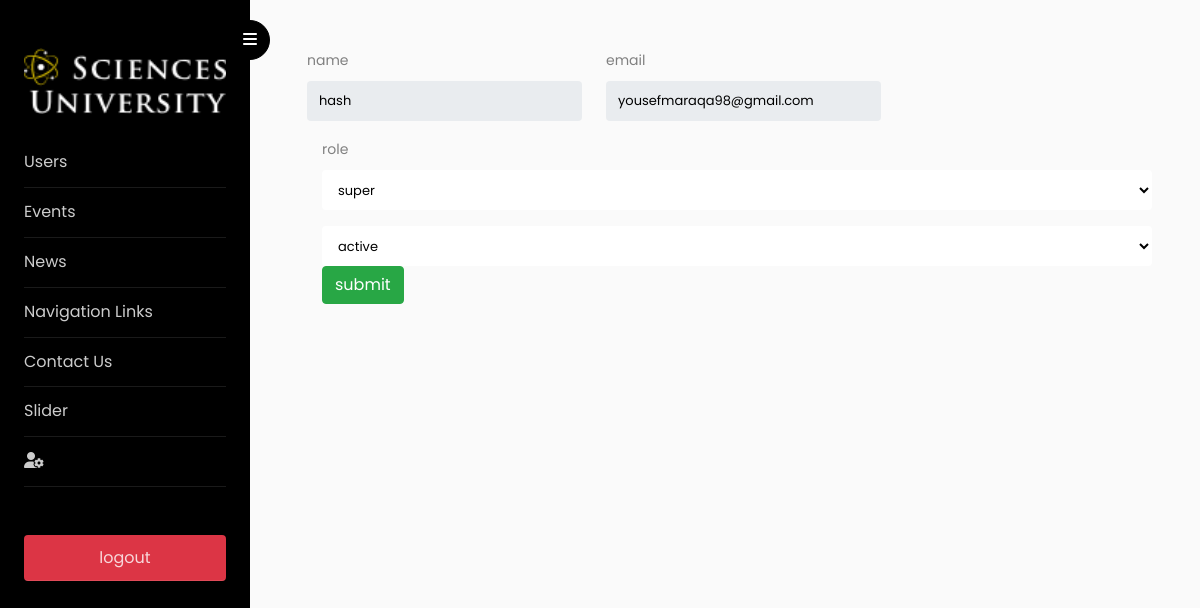
/html_pages/admin_pages/editUsers.php?ID=14, run on the app's committed database.
### tables this page shows
CREATE TABLE `users` (
  `user_id` int(11) NOT NULL,
  `name` varchar(255) NOT NULL,
  `email` varchar(320) NOT NULL,
  `password` char(60) NOT NULL,
  `role` char(20) NOT NULL,
  `is_active` enum('active','notActive') NOT NULL,
  `created_at` timestamp NOT NULL DEFAULT CURRENT_TIMESTAMP,
  `updated_at` timestamp NOT NULL DEFAULT CURRENT_TIMESTAMP ON UPDATE CURRENT_TIMESTAMP
);

### config/Database.php (called while the page is built, shortened)
<?php
class Database{
    private $host ='localhost';
    private $user ='root';
    private $pass ='123123';
    private $dbname ='su';
    private $dbh;
    private $stmt;
    public function __construct(){
		$dsn = 'mysql:host='. $this->host . ';dbname='. $this->dbname.'';
		$options = array(
			PDO::ATTR_PERSISTENT => true,
			PDO::ATTR_ERRMODE	 => PDO::ERRMODE_EXCEPTION
		);
		try {
			$this->dbh = new PDO($dsn, $this->user, $this->pass, $options);
		} catch(PDOException $e){
			$this->error = $e->getMessage();
		}
	}
	public function query($query){
		$this->stmt = $this->dbh->prepare($query);
	}
	public function bind($param, $value, $type = null){
		if(is_null($type)){
			switch(true){
					default:
					$type = PDO::PARAM_STR;
			}
		}
		$this->stmt->bindValue($param,  $value, $type);
	}
	public function execute(){
		return $this->stmt->execute();
	}
	public function resultset(){
		$this->execute();
		return $this->stmt->fetchAll(PDO::FETCH_ASSOC);
	}
public function closeConnection(){
	$this->dbh=null;
}
}
?>

### entity/Users.php (called while the page is built, shortened)
<?php
include_once(dirname(__FILE__).'/../config/Database.php');
 class Users  extends Database{
     public function getElementById($userID){
         $this->query('SELECT * FROM users WHERE user_id=:userID');
         $this->bind('userID',$userID);
         $this->execute();
         $row=$this->resultset();
         return $row;
     }
 }
?>

### html_pages/admin_pages/editUsers.php (the view, shortened to what this page needs)
<!doctype html>
<?php
   require '../../entity/Users.php';
   $users = new Users;
$userID =$_GET['ID'] ;
 $row=$users->getElementById($userID );
   ?>
<html lang="en">
<?php include('../../includes/admin_includes/head.php') ?>
<body>
    <div class="wrapper d-flex align-items-stretch">
        <?php include('../../includes/admin_includes/sidebar.php') ?>
        <div id="content" class="p-4 p-md-5 pt-5">
        <form action='../../entity/editUser.php?ID=<?php echo $_GET['ID'];  ?>' method="POST" class="form ml-4" id="addUser">
					<div class="row">
						<div class="form-group">
                        <label for="name">name</label>
							<input type="text" readonly name="name" id="name" required placeholder="name" class="form-control" value="<?php echo $row[0]['name'] ?>">
						</div>
						<div class="form-group ml-4">
                        <label for="email">email</label>
							<input type="email" readonly name="email" id="email" required placeholder="email" class="form-control" value="<?php echo $row[0]['email'] ?>">
						</div>
					</div>
                    <div class="form-group">
                    <label for="role">role</label>
                    <select name="role" required class="form-control" value="<?php echo $row[0]['role'] ?>">
						<option value="super"  <?php if ($row[0]['role']=='super') echo "selected='selected'";?>>super</option>
					</select>
						</div>
					<select name="active" required class="form-control" value="<?php echo $row[0]['is_active'] ?>">
						<option value="active" <?php if ($row[0]['is_active']=='active') echo "selected='selected'";?>>active</option>
					</select>
					<input type="submit" value="submit" name="submit" class="  btn btn-success">
				</form>
        </div>
    </div>
</body>
</html>

### data on the page
users: name "hash", email "yousefmaraqa98@gmail.com", role "super", active "active"
